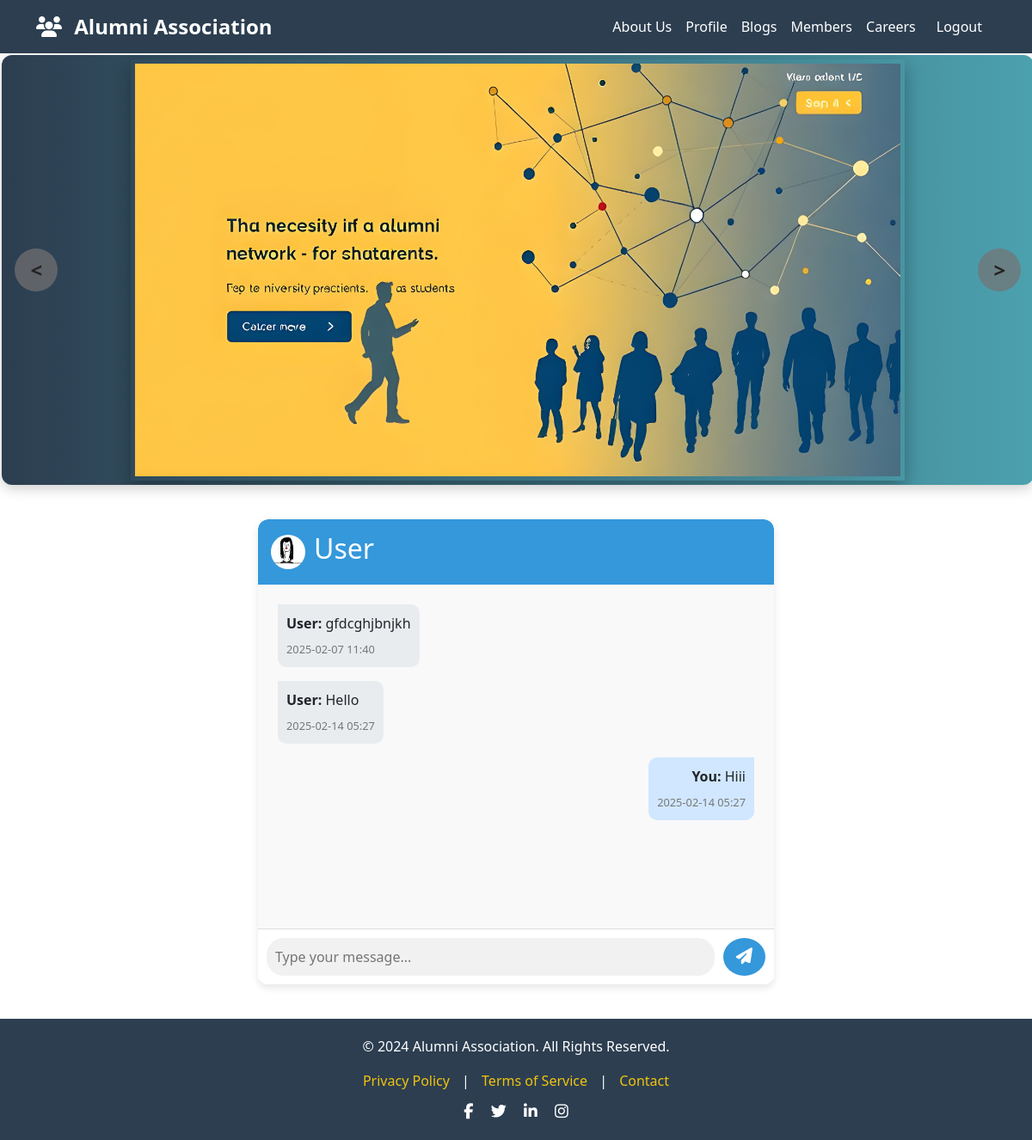
The page /chat/3 (signed in) on the database its author committed.
### website/models.py (models this page shows, shortened)
class img(db.Model):
    id = db.Column(db.Integer, primary_key=True)
    img = db.Column(db.Text, nullable=False)
    name = db.Column(db.Text,nullable=False)
    mimetype = db.Column(db.Text,nullable=False)
    member_id = db.Column(db.Integer,db.ForeignKey('member.id'),nullable=False)

class Member(db.Model):
    id = db.Column(db.Integer, primary_key=True)
    name = db.Column(db.String(150), nullable=True,default="User")
    batch = db.Column(db.String(50), nullable=True)
    specialization = db.Column(db.String(100), nullable=True)
    department = db.Column(db.String(100), nullable=True)
    profile_pic = db.Column(db.String(255), default='default.jpg')
    contact = db.Column(db.String(20), nullable=True)
    email = db.Column(db.String(150), unique=True, nullable=False)
    achievements = db.Column(db.Text, nullable=True,default="NONE")
    experiences = db.Column(db.Text, nullable=True,default="NONE")
    hobbies = db.Column(db.Text, nullable=True,default="NONE")
    reviews = db.relationship('Reviews', backref='member', lazy=True, cascade="all, delete")
    projects = db.relationship('Project', backref='member', lazy=True)
    events = db.relationship('Events', backref='member', lazy=True)
    Profile_pic = db.relationship('img',backref='member',lazy=True)
    sent_messages = db.relationship('ChatMessage', foreign_keys='ChatMessage.sender_id', backref='message_sender', lazy=True, cascade="all, delete")
    received_messages = db.relationship('ChatMessage', foreign_keys='ChatMessage.receiver_id', backref='message_receiver', lazy=True, cascade="all, delete")
    friends = db.relationship(
        'Member',
        secondary=friends_association,
        primaryjoin=(friends_association.c.member_id == id),
        secondaryjoin=(friends_association.c.friend_id == id),
        backref='friend_of',
        lazy='dynamic'
    )

class ChatMessage(db.Model):
    __tablename__ = 'chat_message'
    id = db.Column(db.Integer, primary_key=True)
    sender_id = db.Column(db.Integer, db.ForeignKey('member.id'), nullable=False)
    receiver_id = db.Column(db.Integer, db.ForeignKey('member.id'), nullable=False)
    message = db.Column(db.Text, nullable=False)
    timestamp = db.Column(db.DateTime, default=datetime.utcnow)
    sender = db.relationship('Member', foreign_keys=[sender_id], backref="messages_sent", overlaps="messages_sent,message_sender,sent_messages")
    receiver = db.relationship('Member', foreign_keys=[receiver_id], backref="messages_received", overlaps="messages_received,message_receiver,received_messages")

### website/features.py (the view, shortened to what this page needs)
@features.route('/chat/<int:member_id>', methods=['GET', 'POST'])
@login_required
def chat(member_id):
    member = Member.query.get_or_404(member_id)
    member_pic = img.query.filter_by(member_id=member.id).first()
    if member_pic:
        member_image_path = member_pic.img
    else:
        member_image_path = "default_profile.jpg"
    messages = ChatMessage.query.filter(
    ((ChatMessage.sender_id == current_user.member.id) & (ChatMessage.receiver_id == member_id)) |
    ((ChatMessage.sender_id == member_id) & (ChatMessage.receiver_id == current_user.member.id))
    ).order_by(ChatMessage.timestamp.asc()).all()
    return render_template('chat.html', user=current_user, member=member, messages=messages, member_image = member_image_path)

### website/templates/chat.html (shortened to what this page needs)
{% extends "layout.html" %}  {% block body %}
<link rel="stylesheet" href="{{ url_for('static', filename='chat.css') }}" />
<div class="chat-container">
  <div class="chat-header">
    <img
      src="{{ url_for('static',filename=member_image) }}"
      alt="{{ member.name }}"
      class="profile-pic"
    />
    <h2>{{ member.name }}</h2>
  </div>
  <div class="chat-box" id="chat-box">
    {% for message in messages %}
    <div
      class="message {% if message.sender_id == user.member.id %}sent{% else %}received{% endif %}"
    >
      <p class="message-text">
        <strong
          >{% if message.sender_id == user.member.id %}You{% else %}{{
          member.name }}{% endif %}:</strong
        >
        {{ message.message }}
      </p>
      <small class="timestamp"
        >{{ message.timestamp.strftime('%Y-%m-%d %H:%M') }}</small
      >
    </div>
    {% endfor %}
  </div>
  <form id="chat-form">
    <input
      type="text"
      id="message"
      name="message"
      placeholder="Type your message..."
      required
    />
    <button type="submit"><i class="fas fa-paper-plane"></i></button>
  </form>
</div>
{% endblock %}

### website/static/top.css (style rules this page uses)
body { font-family: "Poppins", sans-serif; background-color: #f8f9fa; color: #817f7f; margin: 0; padding: 0; }

### website/static/chat.css (style rules this page uses)
.chat-container { max-width: 600px; margin: 40px auto; background: #ffffff; border-radius: 12px; box-shadow: 0 4px 10px rgba(0, 0, 0, 0.1); display: flex; flex-direction: column; overflow: hidden; }
.chat-header { display: flex; align-items: center; background: #3498db; padding: 15px; color: white; border-top-left-radius: 12px; border-top-right-radius: 12px; }
.profile-pic { width: 40px; height: 40px; border-radius: 50%; margin-right: 10px; }
.chat-box { padding: 15px; height: 400px; overflow-y: auto; display: flex; flex-direction: column; background: #f9f9f9; }
.message { max-width: 75%; padding: 10px; margin: 8px; border-radius: 10px; font-size: 1rem; position: relative; word-wrap: break-word; }
.sent { background: #d1e7ff; align-self: flex-end; text-align: right; border-top-right-radius: 0; }
.received { background: #e9ecef; align-self: flex-start; text-align: left; border-top-left-radius: 0; }
.message-text { margin-bottom: 5px; }
.timestamp { font-size: 0.8rem; color: #777; }
#chat-form { display: flex; padding: 10px; background: #fff; border-top: 1px solid #ddd; }
#message { flex: 1; padding: 10px; font-size: 1rem; border: none; border-radius: 20px; background: #f1f1f1; outline: none; }
button { background: #3498db; color: white; border: none; padding: 10px 15px; border-radius: 50%; margin-left: 10px; cursor: pointer; transition: 0.3s; }
button i { font-size: 1.2rem; }

### rows shown on the page
img: img (picture)
Member: name "User"
ChatMessage: message "gfdcghjbnjkh", timestamp "2025-02-07 11:40"
ChatMessage: message "Hello", timestamp "2025-02-14 05:27"
ChatMessage: shows "You", message "Hiii", timestamp "2025-02-14 05:27"
